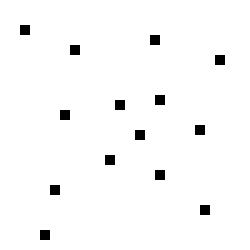
%> input picture Maps/map_dense50.bmp, 50 x 50 px (shown 5 times larger)
$ octave main_case4.m   (GNU Octave 9; MATLAB toolbox functions it lacks are replaced by stand-ins)
%> lines starting %> are read from the running program, lines starting %| are printed output that depends on the picture; in (x1, y1, x2, y2) boxes, pixels count from 0 and x2, y2 are one past the last pixel; in counts of white or black regions, pixels touching at a corner belong together; the program's own positions count from 1
close all
clear
clc

%% 读取地图并初始化参数
figure
mapOriginal=imbinarize(imread('Maps/map_dense50.bmp')); %从bmp文件读取地图
%> mapOriginal: size 50x50 logical; 97.8% white; black in thin lines or dots, all inside (x1, y1, x2, y2) = (4, 5, 45, 48)
% mapOriginal=im2double(mapOriginal);
% 设定地图x和y方向分辨率
res = 50;
resolutionX = res;
resolutionY = res;
% 根据设定分辨率重新设置地图的大小
mapResized=imresize(mapOriginal,[resolutionX resolutionY]);
map=mapResized;

% 细分地图，用于生成安全走廊
mapDense =  imresize(mapOriginal,[resolutionX*10 resolutionY*10]);
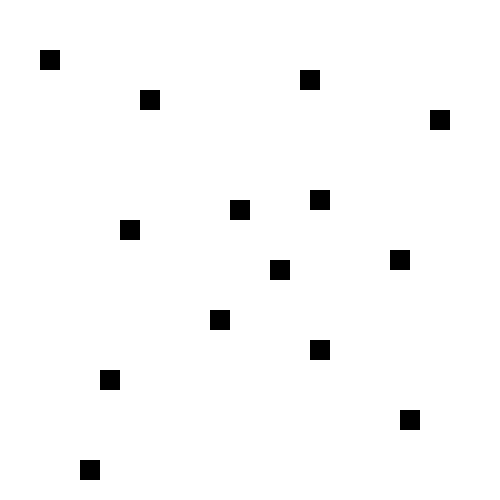
%> mapDense: size 500x500 logical; 97.8% white; 14 black regions, largest, box (x1, y1, x2, y2) and area: (40, 50, 60, 70) 400, (300, 70, 320, 90) 400, (140, 90, 160, 110) 400

%连接矩阵-定义机器人可允许的动作
conn=[1 1 1;
      1 2 1;
      1 1 1];
% 是否显示节点的处理过程
% display_process=true;
display_process=false;

% [17 lines of commented-out code are left out]

mapSafe = mapResized;
for i=1:size(mapResized,1)
    for j=1:size(mapResized,2)
        if mapResized(i,j)==0 % 如果是障碍物
            % 扩展距离1个栅格，用于安全走廊
            if i-1>=1, mapSafe(i-1,j)=0; end
            if j-1>=1, mapSafe(i,j-1)=0; end
            if i+1<=size(map,1), mapSafe(i+1,j)=0; end
            if j+1<=size(map,2), mapSafe(i,j+1)=0; end

            if i-1>=1 && j-1>=1, mapSafe(i-1,j-1)=0; end
            if i-1>=1 && j+1<=size(map,2), mapSafe(i-1,j+1)=0; end
            if i+1<=size(map,1) && j-1>=1, mapSafe(i+1,j-1)=0; end
            if i+1<=size(map,1) && j+1<=size(map,2), mapSafe(i+1,j+1)=0; end
        end
    end
end
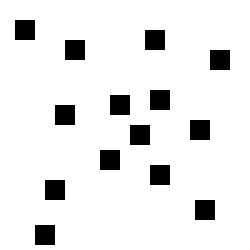
%> mapSafe: size 50x50 logical (shown 5 times larger); 91% white; 14 black regions (14 under 20 px)
map = mapSafe;
mapSafe = mapResized;

% 绘制灰度图
image((map==0).*0 + (map==1).*255 + (mapResized-map).*150);
colormap(gray(256));
hold on

if length(find(conn==2))~=1, error('no robot specified in connection matrix'); end

% 多机搜索
num = 4;
path = cell(num,1);
swarm_path = cell(num,1);
swarm_path_pre = cell(num,1);

% 定义期望编队构型
% des = [0,0; 2,2; 2,-2;];
% des = [0,0; 4,2; 4,-2;];

% des = [0,0; 4,0; 4,4; 0,4];

des = [0,0; 4,0; 4,-4; 0,-4];

% [13 lines of commented-out code are left out]

formation_ctr = [sum(des(:,1))/num,sum(des(:,2))/num];

start = zeros(num,2);
goal = zeros(num,2);
color = ['r','g','b','y','c','m','r','g','b','y','c','m'];

start_angle = pi/2; % 起始角度
goal_angle =  pi/2;  % 目标角度
% goal_angle =  pi;

Rs =  [cos(start_angle - pi/2), -sin(start_angle - pi/2);
       sin(start_angle - pi/2),  cos(start_angle - pi/2);];
Rg =  [cos(goal_angle - pi/2), -sin(goal_angle - pi/2);
       sin(goal_angle - pi/2),  cos(goal_angle - pi/2);];

    text1 = ('Please select formation start point in the image');
    disp(text1);
%> (the run ends here)

$ run again, with Maps/map_exp.bmp copied over Maps/map_dense50.bmp
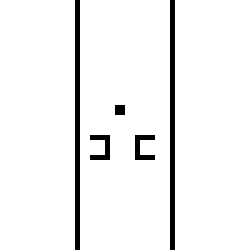
%> input picture Maps/map_exp.bmp, 50 x 50 px (shown 5 times larger)
%> mapOriginal: size 50x50 logical; 95% white; black in thin lines or dots, all inside (x1, y1, x2, y2) = (15, 0, 35, 50)
%> `mapDense =  imresize(mapOriginal,[resolutionX*10 resolutionY*10]);`:
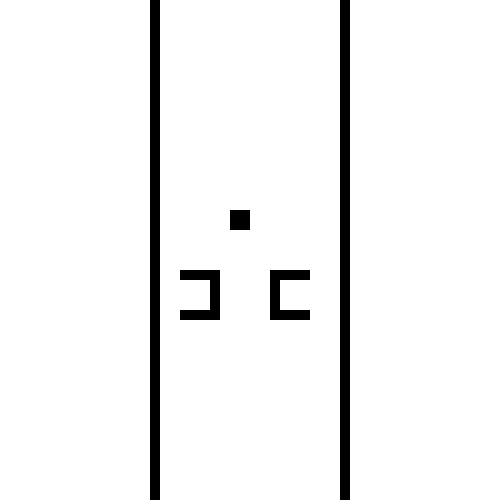
%> mapDense: size 500x500 logical; 95% white; 5 black regions, box (x1, y1, x2, y2) and area: (150, 0, 160, 500) 5000, (340, 0, 350, 500) 5000, (180, 270, 220, 320) 1100, (270, 270, 310, 320) 1100, (230, 210, 250, 230) 400
%> after the loop `for i=1:size(mapResized,1)`:
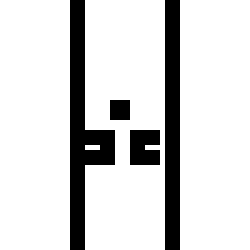
%> mapSafe: size 50x50 logical (shown 5 times larger); 84.2% white; 4 black regions (1 under 20 px), largest, box (x1, y1, x2, y2) and area: (14, 0, 23, 50) 189, (33, 0, 36, 50) 150, (26, 26, 32, 33) 39

$ run again, with Maps/map_new_circle1.bmp copied over Maps/map_dense50.bmp
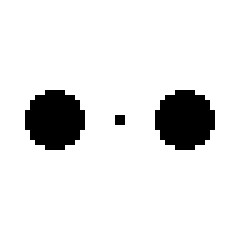
%> input picture Maps/map_new_circle1.bmp, 50 x 50 px (shown 5 times larger)
%> mapOriginal: size 50x50 logical; 90.9% white; 3 black regions (1 under 20 px), largest, box (x1, y1, x2, y2) and area: (5, 18, 17, 30) 112, (31, 18, 43, 30) 112
%> `mapDense =  imresize(mapOriginal,[resolutionX*10 resolutionY*10]);`:
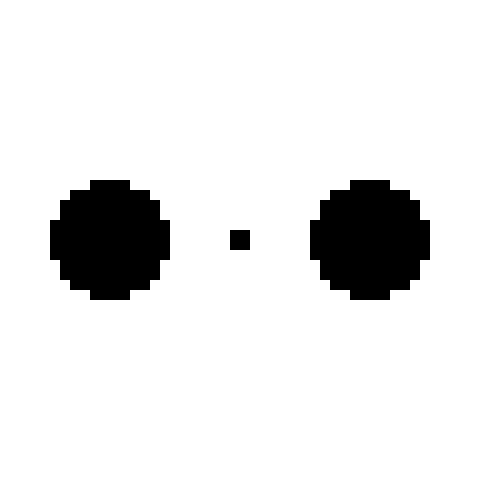
%> mapDense: size 500x500 logical; 90.9% white; 3 black regions, box (x1, y1, x2, y2) and area: (50, 180, 170, 300) 11200, (310, 180, 430, 300) 11200, (230, 230, 250, 250) 400
%> after the loop `for i=1:size(mapResized,1)`:
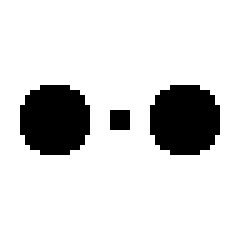
%> mapSafe: size 50x50 logical (shown 5 times larger); 86.2% white; 3 black regions (1 under 20 px), largest, box (x1, y1, x2, y2) and area: (4, 17, 18, 31) 164, (30, 17, 44, 31) 164

$ run again, with Maps/map_new_circle2.bmp copied over Maps/map_dense50.bmp
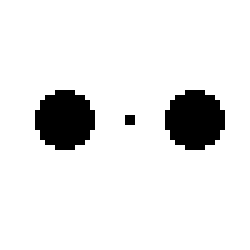
%> input picture Maps/map_new_circle2.bmp, 50 x 50 px (shown 5 times larger)
%> mapOriginal: size 50x50 logical; 90.9% white; 3 black regions (1 under 20 px), largest, box (x1, y1, x2, y2) and area: (7, 18, 19, 30) 112, (33, 18, 45, 30) 112
%> `mapDense =  imresize(mapOriginal,[resolutionX*10 resolutionY*10]);`:
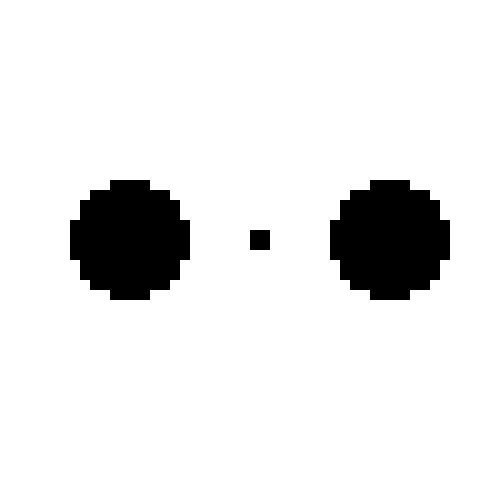
%> mapDense: size 500x500 logical; 90.9% white; 3 black regions, box (x1, y1, x2, y2) and area: (70, 180, 190, 300) 11200, (330, 180, 450, 300) 11200, (250, 230, 270, 250) 400
%> after the loop `for i=1:size(mapResized,1)`:
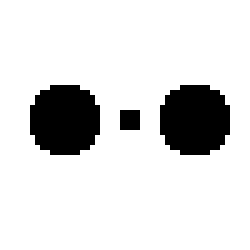
%> mapSafe: size 50x50 logical (shown 5 times larger); 86.2% white; 3 black regions (1 under 20 px), largest, box (x1, y1, x2, y2) and area: (6, 17, 20, 31) 164, (32, 17, 46, 31) 164
